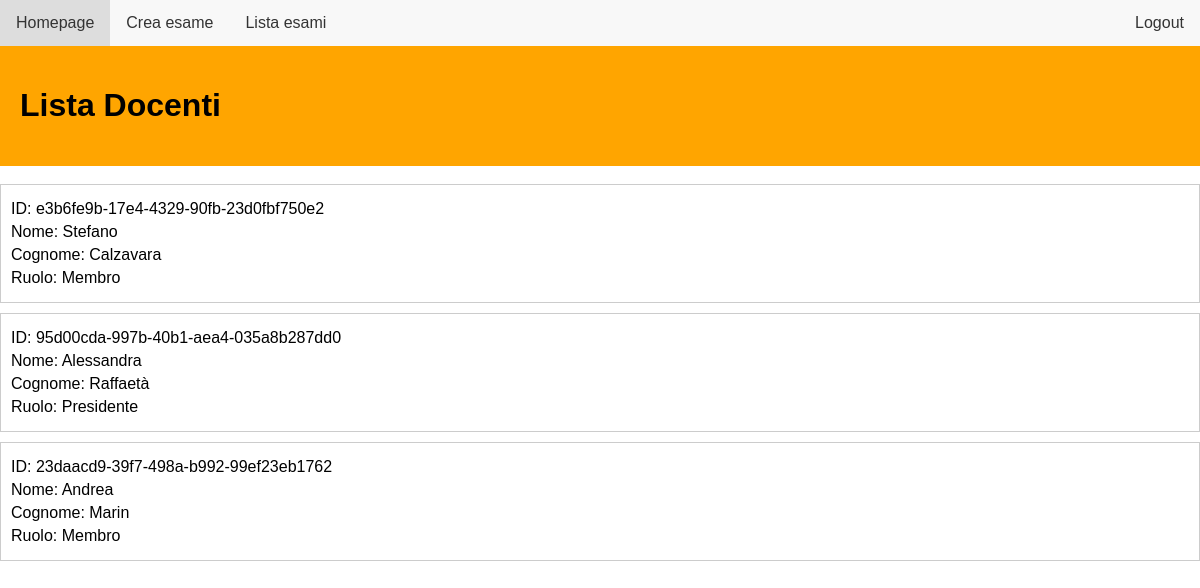
Page /docenti_list?idE=CT0006 (signed in) on the committed database.
### db_setup.py (models this page shows, shortened)
class Docente(UserMixin, db.Model):
    idD = db.Column(db.String(100), primary_key=True, unique = True)
    nome = db.Column(db.String(100))
    cognome = db.Column(db.String(100))
    email = db.Column(db.String(100), unique = True)
    password = db.Column(db.String(100))

class Creazione_esame(db.Model):
    __tablename__ = 'Creazione_esame'
    idD = db.Column(db.Integer, db.ForeignKey('docente.idD', name=None), primary_key=True)
    idE = db.Column(db.Integer, db.ForeignKey('esame.idE', name=None), primary_key=True)
    ruolo_docente = db.Column(Enum('Presidente', 'Membro'))
    docente = db.relationship('Docente', backref=db.backref('creazione_esame', cascade='all, delete-orphan'))
    esame = db.relationship('Esame', backref=db.backref('creazione_esame', cascade='all, delete-orphan'))

### routes.py (the view)
@bp.route('/docenti_list', methods=['GET', 'POST'])
@login_required
def docenti_list():
    from db_setup import Docente, Esame, db, Creazione_esame
    idE = request.args.get('idE')
    esame = db.session.query(Esame).filter(Esame.idE == idE).first()
    lista_docenti = db.session.query(Docente).all()
    lista_ruoli = (
        db.session.query(Creazione_esame.idD, Creazione_esame.ruolo_docente)
        .filter(Creazione_esame.idE == idE)
        .all()
    )
    return flask.render_template('docenti_list.html', esame=esame, lista_docenti=lista_docenti, lista_ruoli=lista_ruoli)

### routes.py (called while the page is built)
@login_manager.user_loader
def load_user(user_id):
    from db_setup import Docente
    return Docente.query.get(user_id)

### app/templates/docenti_list.html (shortened to what this page needs)
<!DOCTYPE html>
<html lang="en">
<head>
    <link rel="stylesheet" href="../static/student.css">
</head>
<body>
    <ul>
        <li><a href="{{ url_for('routes.homepage') }}">Homepage</a></li>
        <li><a href="{{ url_for('routes.create_exam') }}">Crea esame</a></li>
        <li><a href="{{ url_for('routes.view_exams') }}">Lista esami</a></li>
        <li style="float:right"><a href="{{ url_for('routes.login') }}">Logout</a></li>
    </ul>
    <div id="Docente" class="w3-container">
        <h1>Lista Docenti</h1>
    </div>
    <br>
    <div id="Lista_docenti" style="position: relative;">
        {% for docente in lista_docenti %}
            <div class="student-info" onclick="addRow('{{ docente.idD }}', '{{ esame.idE }}')" style="cursor: pointer;">
                <p>ID: {{ docente.idD }}</p>
                <p>Nome: {{ docente.nome }}</p>
                <p>Cognome: {{ docente.cognome }}</p>
                {% for ruolo in lista_ruoli %}
                    {% if ruolo[0] == docente.idD %}
                        <p>Ruolo: {{ ruolo[1] }}</p>
                    {% endif %}
                {% endfor %}
            </div>
        {% endfor %}
    </div>
</body>
</html>

### app/static/student.css (style rules this page uses)
#Matricola, #Docente { background-color: orange; color: black; padding: 20px; }
body { font-family: Arial, sans-serif; margin: 0; padding: 0; }
ul { list-style-type: none; margin: 0; padding: 0; overflow: hidden; background-color: #f8f8f8; }
li { float: left; }
li a { display: block; color: #333; text-align: center; padding: 14px 16px; text-decoration: none; }
.student-info, .docente-info { border: 1px solid #ccc; padding: 10px; margin-bottom: 10px; }
.student-info p { margin: 5px 0; }

### rows in the picture
Docente: idD "e3b6fe9b-17e4-4329-90fb-23d0fbf750e2", nome "Stefano", cognome "Calzavara"
Creazione_esame: ruolo_docente "Membro"
Docente: idD "95d00cda-997b-40b1-aea4-035a8b287dd0", nome "Alessandra", cognome "Raffaetà"
Creazione_esame: ruolo_docente "Presidente"
Docente: idD "23daacd9-39f7-498a-b992-99ef23eb1762", nome "Andrea", cognome "Marin"
Creazione_esame: ruolo_docente "Membro"
